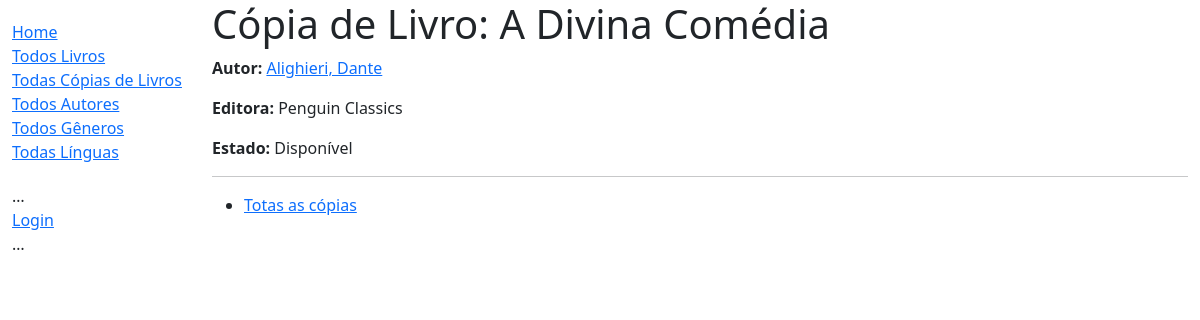
Before: /acervo/copia/ea8a7098-3d4c-432b-9b8f-fee472298e29 with the older database file.
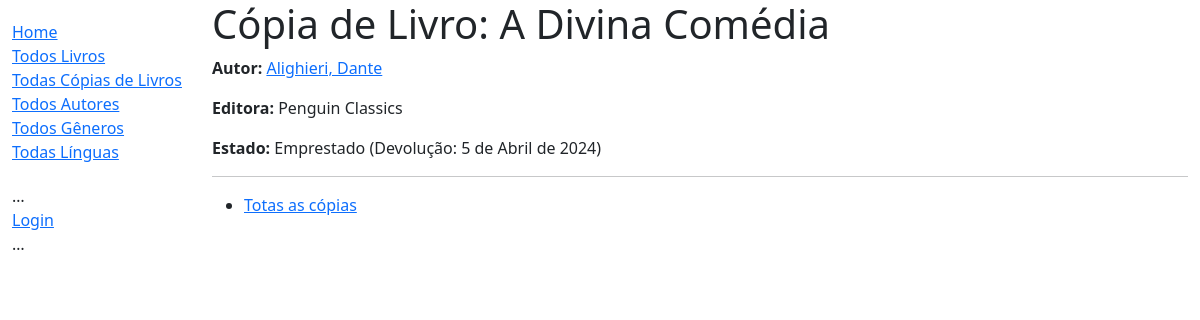
After: the same page with the newer database file.
### acervo/models.py (models this page shows, shortened)
class LivroCopia(models.Model):
    id = models.UUIDField(primary_key=True, default=uuid.uuid4,
                          help_text="ID único para uma cópia do livro disponível na biblioteca")
    livro = models.ForeignKey('Livro', on_delete=models.RESTRICT, null=True)
    editora = models.CharField(max_length=200)
    data_devolucao = models.DateField(null=True, blank=True)
    tomador = models.ForeignKey(
        settings.AUTH_USER_MODEL, on_delete=models.SET_NULL, null=True, blank=True)
    ESTADOS_EMPRESTIMO = (
        ('m', 'Manutenção'),
        ('e', 'Emprestado'),
        ('d', 'Disponível'),
        ('r', 'Reservado'),
    )
    estado = models.CharField(
        max_length=1,
        choices=ESTADOS_EMPRESTIMO,
        blank=True,
        default='m',
        help_text='Disponibilidade do Livro')
    class Meta:
        ordering = ['data_devolucao']
        permissions = (("marca_devolucao", "Marca o livro como devolvido"),)

class Livro(models.Model):
    titulo = models.CharField(max_length=200)
    autor = models.ForeignKey('Autor', on_delete=models.RESTRICT, null=True)
    descricao = models.TextField(
        max_length=1000, help_text="Breve descrição do livro")
    isbn = models.CharField('ISBN', max_length=13,
                            unique=True,
                            help_text='13 Caracteres <a href="https://www.isbn-international.org/content/what-isbn'
                                      '">ISBN number</a>')
    genero = models.ManyToManyField(
        Genero, help_text="Selecione o gênero do livro")
    lingua = models.ForeignKey(
        'Lingua', on_delete=models.SET_NULL, null=True)
    class Meta:
        ordering = ['titulo', 'autor']
    def mostra_genero(self):
        """Representação String para o gênero do livro."""
        return ', '.join([self.genero.nome for genre in self.genero.all()[:3]])
    mostra_genero.short_description = 'Genero'
    def get_absolute_url(self):
        return reverse('detalhe-livro', args=[str(self.id)])

class Autor(models.Model):
    primeiro_nome = models.CharField(max_length=100)
    sobrenome = models.CharField(max_length=100)
    data_nascimento = models.DateField(null=True, blank=True)
    data_falecimento = models.DateField('morte', null=True, blank=True)
    class Meta:
        ordering = ['sobrenome', 'primeiro_nome']
    def get_absolute_url(self):
        return reverse('detalhe-autor', args=[str(self.id)])
    def __str__(self):
        return f'{self.sobrenome}, {self.primeiro_nome}'

### acervo/views.py (the view)
# urls.py: path('copia/<uuid:pk>', views.LivroCopiaDetailView.as_view(),
class LivroCopiaDetailView(generic.DetailView):
    model = LivroCopia
    context_object_name = 'copia'
    template_name = 'acervo/detalhe_copia.html'

### acervo/templates/acervo/detalhe_copia.html (shortened to what this page needs)
{% extends "base_generic.html" %}
{% block content %}
<h1>Cópia de Livro: {{ copia.livro.titulo }}</h1>
<p><strong>Autor:</strong> <a href="{{ copia.livro.autor.get_absolute_url }}">{{ copia.livro.autor }}</a></p>
<p><strong>Editora:</strong> {{ copia.editora }}</p>
<p><strong>Estado:</strong> {{ copia.get_estado_display }} {% if copia.estado != 'd' %} (Devolução: {{copia.data_devolucao}}){% endif %}</p>
<hr>
<ul>
  <li>
    <a href="{{ copia.livro.get_absolute_url }}">Totas as cópias</a></p>
  </li>
</ul>
{% endblock %}
{% block sidebar %}
  {{ block.super }}
{% endblock %}

Changed rows visible on the page:
changed LivroCopia "Penguin Classics": estado "Disponível" → "Emprestado"; data_devolucao (not shown) → "5 de Abril de 2024"
Other visible differences:
text now shown: "(Devolução: )"
